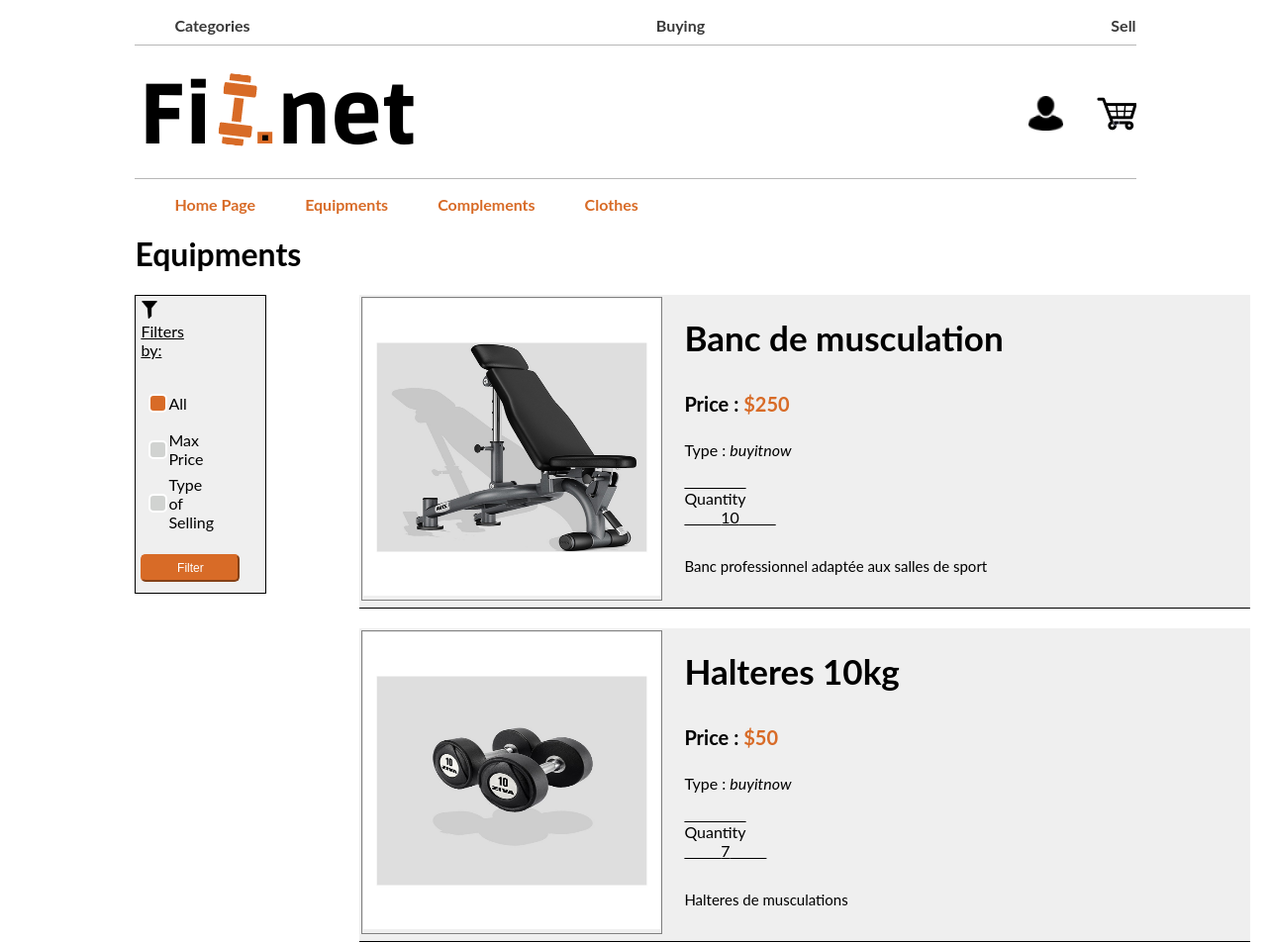
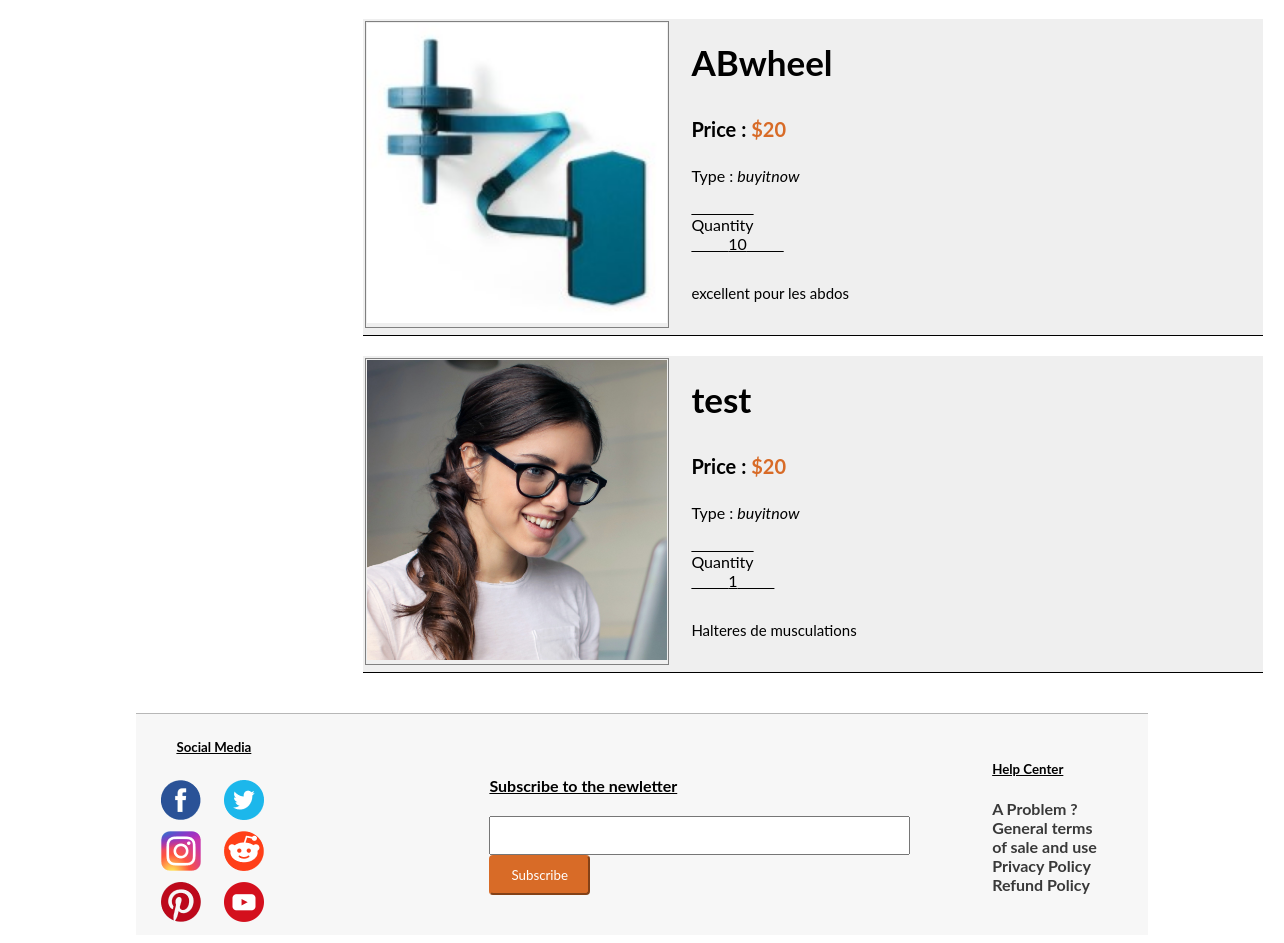
Screenshot of /PHP/equipment.php with the database file from the repository (2 pictures, top to bottom).
### tables this page shows
CREATE TABLE IF NOT EXISTS `items` (
  `id` int(11) NOT NULL AUTO_INCREMENT,
  `name` text NOT NULL,
  `description` text NOT NULL,
  `price` int(11) NOT NULL,
  `category` text NOT NULL,
  `photo1` text NOT NULL,
  `photo2` text NOT NULL,
  `photo3` text NOT NULL,
  `video` text NOT NULL,
  `quantity` int(11) NOT NULL,
  `type_of_selling` text NOT NULL,
  `id_seller` int(11) NOT NULL,
  PRIMARY KEY (`id`)
);

### PHP/equipment.php (the view, shortened to what this page needs)
<!DOCTYPE html>
<html lang="en">
<head>
    <link rel="stylesheet" type="text/css" href="../CSS/categorie.css">
</head>
<body>
    <?php include 'header.php'?>
    <?php
        $mysqli = new mysqli('127.0.0.1','root', '', 'fitnet', NULL) or die("Connect failed");
        $allauctions = array();
        $result2 = $mysqli->query("SELECT * FROM `auction`");
        if($result2->num_rows > 0){
            while($row = $result2->fetch_assoc()) {
                $auction=array($row["id_auction"],$row["id_seller"],$row["id_buyer"],$row["id_item"],$row["price"],$row["status"],$row["date"],$row["secondbestprice"]);
                $allauctions[]=$auction;
            }
        }
        $nbAuctions = count($allauctions);
        for($i=0;$i<$nbAuctions;$i++){
            $currentId = $allauctions[$i][0];
            $actualDate = date("Y-m-d");
            $actualDate = date_create($actualDate);
            $dateauction = date_create($allauctions[$i][6]);
            $diff = date_diff($actualDate, $dateauction);
            if($diff->format('%R%a days')<0){
                $mysqli->query("UPDATE `auction` SET `status`='finished' WHERE `id_auction`='$currentId' ");
                $secondbestprice = $allauctions[$i][7];
                $finalprice = $secondbestprice+1;
                $id_buyer =  $allauctions[$i][2];
                $id_seller =  $allauctions[$i][1];
                $id_item =  $allauctions[$i][3];
                $mysqli->query("INSERT INTO `buyitnow`(`id_buyitnow`, `id_seller`, `id_buyer`, `price`, `status`,`id_item`,`quantity`) VALUES(NULL,'$id_seller','$id_buyer','$finalprice','shoppingcart','$id_item','1')");
            }
        }
        $allProducts = array();
        $result = $mysqli->query("SELECT * FROM `items` WHERE `category`='equipment'");
        if($result->num_rows > 0){
            while($row = $result->fetch_assoc()) {
                if($row["type_of_selling"] == "auction"){
                    $iditemauction = $row["id"];
                    $checkstatus = $mysqli->query("SELECT `status` FROM `auction` WHERE `id_item`='$iditemauction' ");
                    if($checkstatus->num_rows > 0){
                        while($row2 = $checkstatus->fetch_assoc()){
                            if($row2["status"] == "inprogress"){
                                $product=array($row["id"],$row["name"],$row["photo1"],$row["price"],$row["description"],$row["quantity"],$row["type_of_selling"]);
                                $allProducts[]=$product;
                            }
                        }
                    }
                }else{
                    $product=array($row["id"],$row["name"],$row["photo1"],$row["price"],$row["description"],$row["quantity"],$row["type_of_selling"]);
                    $allProducts[]=$product;
                }
            }
        }
        $nbProducts = count($allProducts);
    ?>
    <h1>Equipments</h1>
    <div  class="filter_item_categories_bloc">
        <div class="filter_form_block">
            <form class="filter_form" name="form" action="" method="post">
                <div class="title_filter">
                    <img src="../Images/logo_filtre.png" width="18" height="auto">
                    <label for="radio_button_filter"><u>Filters by: </u></label>
                </div>
                <table>
                    <tr class="filter_table_row_line">
                        <td>
                            <input checked="checked" class="radio_button_filter" type="radio" name="filter" value="All" onclick="cacher()" >
                        </td>
                        <td>
                            <label class="label_filter">All</label>
                        </td>
                    </tr>
                    <tr class="filter_table_row_line">
                        <td><input class="radio_button_filter" type="radio" name="filter" value="Max Price" onclick="afficherPrice()"></td>
                        <td><label class="label_filter" for="max_price_value">Max Price</label>
                        <div id="selecteur_of_price_block" hidden><input class="range" type="range" name="max_price_value" id="max_price_value" value="0" step="5" min="0" max=""><output></output>$</div></td>
                    </tr>
                    <tr class="filter_table_row_line">
                        <td><input class="radio_button_filter" type="radio" name="filter" value="Name" onclick="afficherType()"></td>
                        <td><label class="label_filter" for="type_of_selling">Type of Selling</label>
                        </td>
                    </tr>
                </table>
                <div class="filter_select_button_block">
                    <input type="submit" value="Filter" class="filter_select_button">
                </div>
            </form>
        </div>
        <div  class="item_table_block">
             <?php
                 if($nbProducts > 0){
                     for ($row = 0; $row < $nbProducts ; $row++) {
                        if($allProducts[$row][5]>0){
                         $photo = "../itemImages/".$allProducts[$row][2];
                         $linkproduct = "productPage.php?idproduct=".$allProducts[$row][0];
                         echo "<div class='one_table_of_items'><table  class='table_of_items' border=1>";
                         echo "<tr>";
                         echo "<td rowspan=5 id='picture_item'><a  class='link_for_article' href='$linkproduct'><img src=$photo width=300 height=300></a></td>";
                         echo "<td class='raw_table_items_list' id='title_item'>".$allProducts[$row][1]."</td></tr>";
                         echo "<tr><td class='raw_table_items_list'  id='prix_item'><b>Price : </b><span id='nuber_price_item'>$".$allProducts[$row][3]."</span></td></tr>";
                         echo "<tr><td class='raw_table_items_list' id='type_item'>Type : <em>".$allProducts[$row][6]."</em></td></tr>";
                         echo "<tr><td class='raw_table_items_list' id='quantity_item'><span style='text-decoration:overline;'>Quantity</span>  <br><span style='text-decoration:underline;'>&nbsp;&nbsp;&nbsp;&nbsp;&nbsp;&nbsp;&nbsp&nbsp&nbsp".$allProducts[$row][5]."&nbsp;&nbsp;&nbsp;&nbsp;&nbsp;&nbsp;&nbsp&nbsp&nbsp</span></td></tr>";
                         echo "<tr><td class='raw_table_items_list' id='description_item'>".$allProducts[$row][4]."</td></tr>";
                         echo "</table></div>";
                        }
                     }
                 }
             ?>
        </div>
    </div>
    <?php include 'footer.php'?>
</body>
</html>

### CSS/categorie.css (style rules this page uses)
.title_filter { padding-bottom: 20px; }
.label_filter { display: flex; justify-content: flex-start; }
.filter_form { background-color: #EFEFEF; max-width: 100px; height: 290px; padding: 5px 100px 5px 5px; border : 1px black solid; width: 12.5%; }
.filter_form_block { padding-right: 20px; padding-bottom: 40px; position: sticky; }
.filter_table_row_line { height: 45px; }
.radio_button_filter:after { width: 15px; height: 15px; border-radius: 5px; position: relative; background-color: #d1d3d1; content: ''; display: inline-block; visibility: visible; border: 2px solid white; }
.radio_button_filter:checked:after { width: 15px; height: 15px; border-radius: 5px; position: relative; background-color: #D86B27; content: ''; display: inline-block; visibility: visible; border: 2px solid white; }
.filter_select_button { font-size: 12px; background-color: #D86B27; border-radius: 5px; padding: 5px; color: white; border-color: #D86B27; margin: 0 auto; width: 100px; }
.filter_select_button_block { padding-top: 20px; }
.filter_item_categories_bloc { display: flex; }
.item_table_block { padding-bottom: 20px; }

### CSS/header.css (style rules this page uses)
body { font-family: lato; padding-right: 10%; padding-left: 10%; }

### CSS/equipmentsCSS.php (style rules this page uses)
.one_table_of_items { padding-bottom : 20px; }
.table_of_items { padding-bottom : 5px; background-color : #EFEFEF; margin: 0 auto; width: 900px; border : none; border-bottom : 1px solid black; }
.raw_table_items_list { padding-left : 20px; border: none; overflow: hidden; width: 100%; }
#picture_item { border : 1px grey solid; }
#title_item { height : 10%; color : #0F00F; font-weight : bolder; font-size : 35px; }
#prix_item { font-size : 20px; height :10%; }
#nuber_price_item { color : #D86B27; font-weight : bold; }
#quantity_item { height : 20%; }
#type_item { height : 7%; }
#description_item { padding-top : 10px; font-size : 15px; display : flex; align-items : flex-start; }
.link_for_article { text-decoration : none; color : black; }

### rows the page displays
items: photo1 (picture), name "Banc de musculation", price "250", type_of_selling "buyitnow", quantity "10", description "Banc professionnel adaptée aux salles de sport"
items: photo1 (picture), name "Halteres 10kg", price "50", type_of_selling "buyitnow", row "7", description "Halteres de musculations"
items: photo1 (picture), name "ABwheel", price "20", type_of_selling "buyitnow", quantity "10", description "excellent pour les abdos"
items: photo1 (picture), name "test", price "20", type_of_selling "buyitnow", quantity "1", description "Halteres de musculations"
